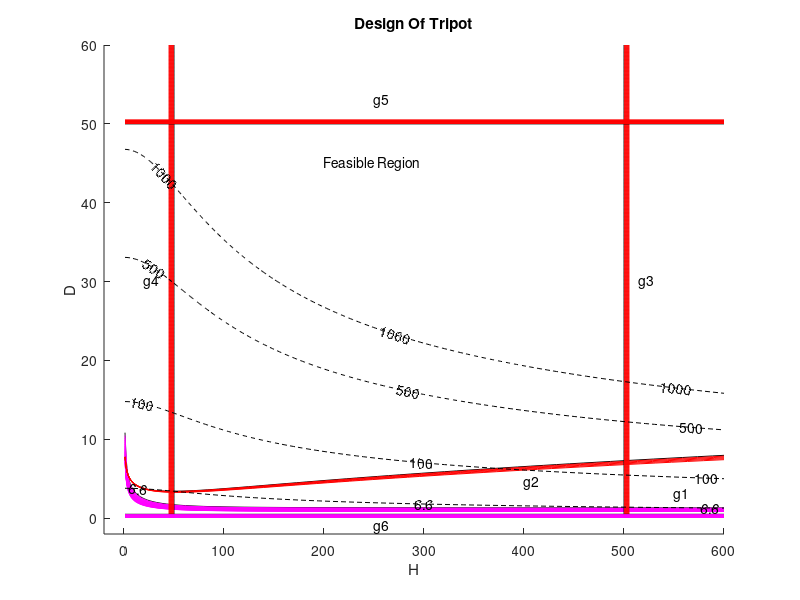

Source code (MATLAB):
%%draw the objective function and the constraints

[H,D]=meshgrid(1.0:1.0:600.0, 0.1:0.1:60.0);
%%objective Function
f=6.59734e-3*(D.^2).*(sqrt(H.^2+4800));

%%constraints function
g1=2.546479e4*sqrt(H.^2+4800)./((D.^2).*H)-1.5e4;
g2=2.0e4*sqrt(H.^2+4800)./H-1.816774e6*(D.^4)./(H.^2+4800);
g3=H-500;
g4=50-H;
g5=D-50;
g6=0.5-D;

cla reset

axis([-20,600,-2,60])
xlabel('H'),ylabel('D')
title('Design Of Tripot')
hold on
cv=[0 0];
const1=contour(H,D,g1,cv,'k');
text(550,3,'g1')
cv1=[1000.0:1000.0:20000.0];
const11=contour(H,D,g1,cv1,'m');
const2=contour(H,D,g2,cv,'k');
text(400,4.5,'g2')
cv2=[1000.0:1000.0:5000.0];
const21=contour(H,D,g2,cv2,'r');
const3=contour(H,D,g3,cv,'k');
cv3=[0.5:0.5:5.0];
text(515,30,'g3')
const31=contour(H,D,g3,cv3,'r');
const4=contour(H,D,g4,cv,'k');
text(20,30,'g4')
const41=contour(H,D,g4,cv3,'r');
const5=contour(H,D,g5,cv,'k');
cv5=[0.05:0.05:0.5];
text(250,53,'g5')
const51=contour(H,D,g5,cv5,'r');
const6=contour(H,D,g6,cv,'k');
text(250,-1,'g6')
const61=contour(H,D,g6,cv5,'m');
text(200,45,'Feasible Region')
fv=[6.6, 100, 500, 1000];
fs=contour(H,D,f,fv,'k--');
clabel(fs)
hold off







